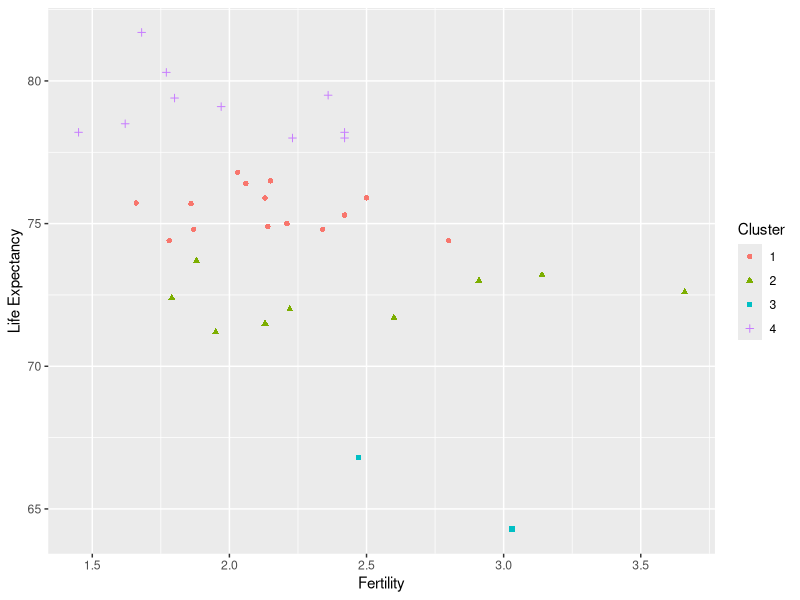
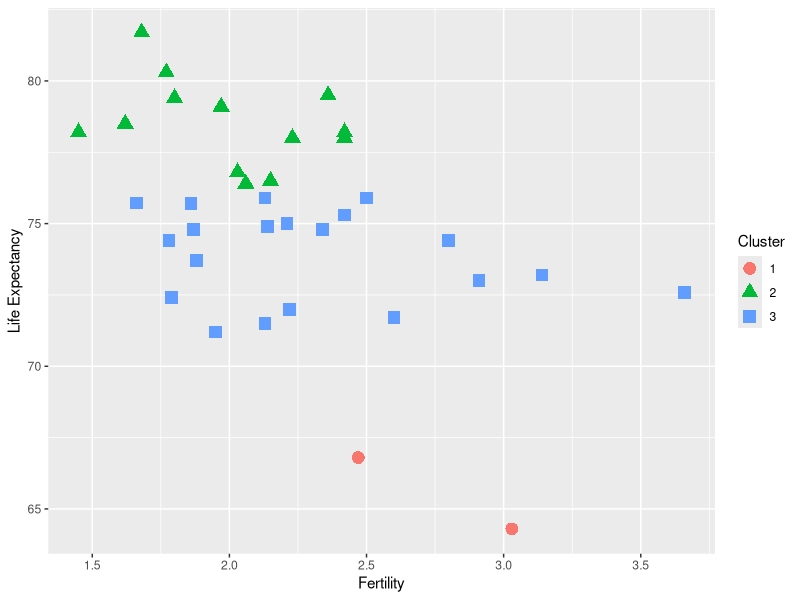
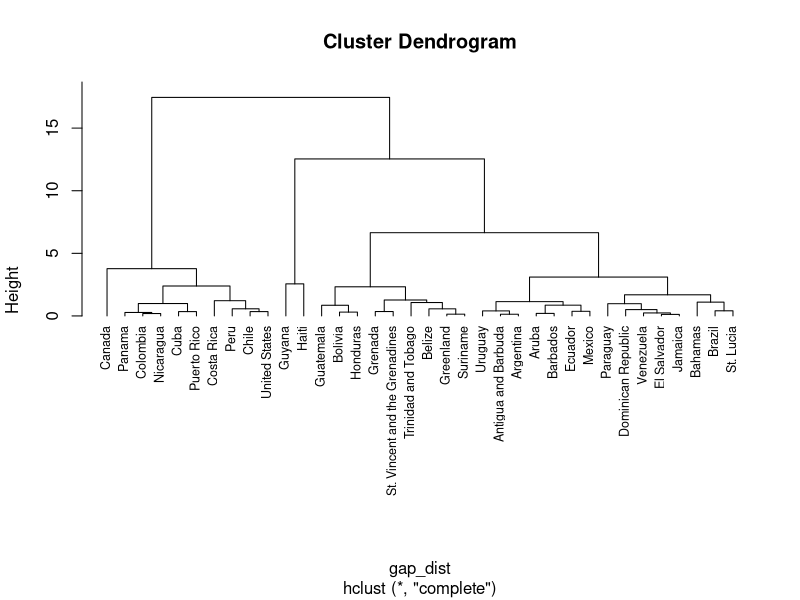
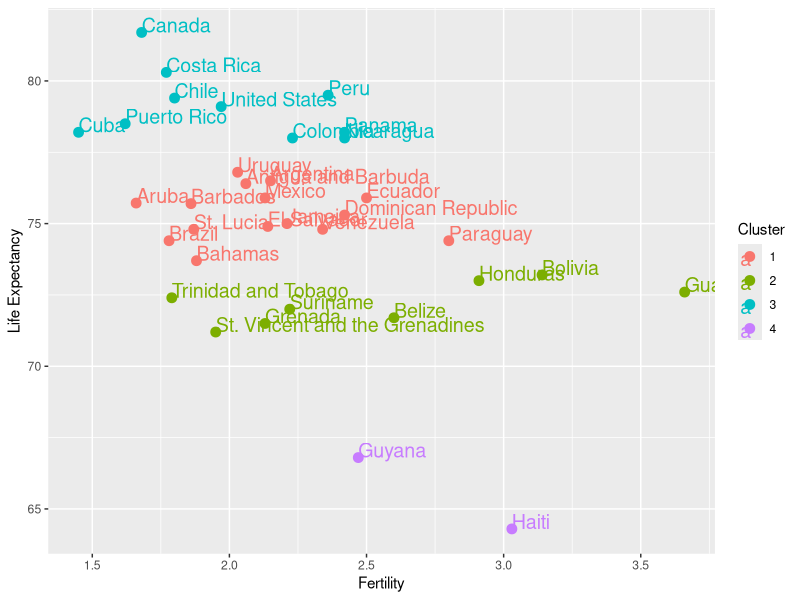
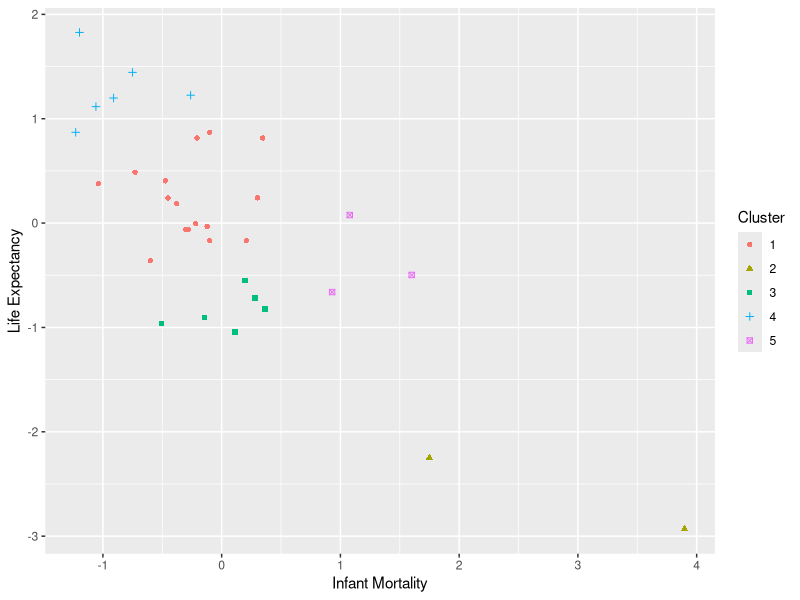

Recreate these plots in R, in order.
## ----echo=FALSE, message=FALSE, warning = FALSE---------------------------------------------------------------
library(tidyverse)


## ----echo=FALSE-----------------------------------------------------------------------------------------------
library(dslabs)
gapminder_2015 <- gapminder %>% filter(year == 2015)
glimpse(gapminder_2015)


## -------------------------------------------------------------------------------------------------------------
gap_fle <- gapminder_2015 %>%
  filter(continent == "Americas") %>%
  filter(fertility != 'NA') %>%
  select(fertility, life_expectancy)


k <- 4 #must define number of clusters
set.seed(4)
kmeans_clusters <- kmeans(gap_fle, centers = k, nstart = 10)


## ----fig.align='center', fig.width=12, fig.height=5, fig.alt="Scatterplot of Fertility vs Life expectancy where shape of each observation is related to their cluster assignment. The overall relationship is moderately negative, with the four clusters grouping observations from top to bottom."----

kmeans_clusters$cluster <- as.factor(kmeans_clusters$cluster)


ggplot(gap_fle, aes(x=fertility, y=life_expectancy)) + 
  geom_point(aes(color=kmeans_clusters$cluster, pch=kmeans_clusters$cluster)) +
  labs(y = "Life Expectancy", x = "Fertility",
       color = "Cluster", shape = "Cluster")


## ----fig.width=12, fig.height=4.5, fig.align='center', fig.alt="Same scatterplot of Fertility vs Life expectancy as the last slide, but now there are only three clusters. The bottom cluster remains the same, but the top three clusters combine into two."----

k <- 3
kmeans_clusters <- kmeans(gap_fle, centers=k, nstart = 10)
kmeans_clusters$cluster <- as.factor(kmeans_clusters$cluster)

ggplot(gap_fle, aes(x=fertility, y=life_expectancy)) + 
  geom_point(aes(color=kmeans_clusters$cluster, pch=kmeans_clusters$cluster), size = 4) +
  labs(y = "Life Expectancy", x = "Fertility",
       color = "Cluster", shape = "Cluster")


## -------------------------------------------------------------------------------------------------------------
gap_fle <- gapminder_2015 %>%
  filter(continent == "Americas") %>%
  select(fertility, life_expectancy, country)

rownames(gap_fle) <- gap_fle$country

gap_dist <- dist(gap_fle[,1:2])


## ----echo=FALSE-----------------------------------------------------------------------------------------------
gap_dist_matrix <- gap_dist %>% as.matrix()
gap_dist_matrix[1:4, 1:4] #not needed for function - just to visualize distance matrix


## ----fig.width=12, fig.height=5, fig.align='center', fig.alt="Dendrogram for hierarchical cluster of countries using just fertility and life expectancy."----

clusters <- hclust(gap_dist, method = "complete")
plot(clusters, hang = -1, cex = 0.75)

## -------------------------------------------------------------------------------------------------------------
clus4 = cutree(clusters, 4)



## ----warning = FALSE, fig.width=13, fig.height=5, fig.align='center', echo = FALSE, fig.alt="Same scatterplot of Fertility vs Life expectancy as previous, but with only four clusters from hierarchcial clustering. The cluster pattern is similar to k-means with four clusters"----
gap_clusters <- cbind(gap_fle, clus4)

gap_clusters %>% 
  ggplot(aes(x = fertility, y = life_expectancy, color = as.factor(clus4), label=country)) + 
  geom_point(size = 3) + geom_text(hjust=0, vjust=0, size = 5) +
  labs(y = "Life Expectancy", x = "Fertility",
       color = "Cluster")


## -------------------------------------------------------------------------------------------------------------
data_scale = gapminder_2015 %>%
  filter(continent == "Americas") %>%
  filter(infant_mortality != 'NA') %>%
  select(infant_mortality, life_expectancy) %>%
  scale() %>% #<<
  as.data.frame()


## -------------------------------------------------------------------------------------------------------------

k <- 5
set.seed(4)
kmeans_clusters <- kmeans(data_scale, centers=k, nstart=10)

kmeans_clusters$cluster <- as.factor(kmeans_clusters$cluster)

ggplot(data_scale, aes(x=infant_mortality, y=life_expectancy)) + geom_point() + 
  aes(color=kmeans_clusters$cluster, pch=kmeans_clusters$cluster) +
  labs(y = "Life Expectancy", x = "Infant Mortality",
       color = "Cluster", shape = "Cluster")
